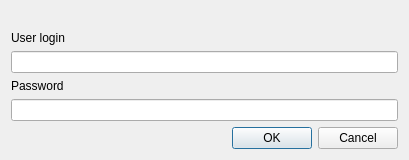
<?xml version="1.0" encoding="UTF-8"?>
<ui version="4.0">
 <class>loginDialog</class>
 <widget class="QDialog" name="loginDialog">
  <property name="geometry">
   <rect>
    <x>0</x>
    <y>0</y>
    <width>409</width>
    <height>160</height>
   </rect>
  </property>
  <property name="windowTitle">
   <string>Login dialog</string>
  </property>
  <layout class="QVBoxLayout" name="verticalLayout_3">
   <item>
    <widget class="QLabel" name="labelMsg">
     <property name="sizePolicy">
      <sizepolicy hsizetype="Preferred" vsizetype="Expanding">
       <horstretch>0</horstretch>
       <verstretch>0</verstretch>
      </sizepolicy>
     </property>
     <property name="text">
      <string/>
     </property>
    </widget>
   </item>
   <item>
    <layout class="QVBoxLayout" name="verticalLayout_2">
     <item>
      <widget class="QLabel" name="label">
       <property name="text">
        <string>User login</string>
       </property>
       <property name="buddy">
        <cstring>editUser</cstring>
       </property>
      </widget>
     </item>
     <item>
      <widget class="QLineEdit" name="editUser"/>
     </item>
    </layout>
   </item>
   <item>
    <layout class="QVBoxLayout" name="verticalLayout">
     <item>
      <widget class="QLabel" name="label_2">
       <property name="text">
        <string>Password</string>
       </property>
       <property name="buddy">
        <cstring>editPassword</cstring>
       </property>
      </widget>
     </item>
     <item>
      <widget class="QLineEdit" name="editPassword">
       <property name="echoMode">
        <enum>QLineEdit::Password</enum>
       </property>
      </widget>
     </item>
    </layout>
   </item>
   <item>
    <spacer name="verticalSpacer">
     <property name="orientation">
      <enum>Qt::Vertical</enum>
     </property>
     <property name="sizeHint" stdset="0">
      <size>
       <width>20</width>
       <height>0</height>
      </size>
     </property>
    </spacer>
   </item>
   <item>
    <widget class="QDialogButtonBox" name="buttonBox">
     <property name="orientation">
      <enum>Qt::Horizontal</enum>
     </property>
     <property name="standardButtons">
      <set>QDialogButtonBox::Cancel|QDialogButtonBox::Ok</set>
     </property>
    </widget>
   </item>
  </layout>
 </widget>
 <resources/>
 <connections>
  <connection>
   <sender>buttonBox</sender>
   <signal>accepted()</signal>
   <receiver>loginDialog</receiver>
   <slot>accept()</slot>
   <hints>
    <hint type="sourcelabel">
     <x>257</x>
     <y>150</y>
    </hint>
    <hint type="destinationlabel">
     <x>157</x>
     <y>274</y>
    </hint>
   </hints>
  </connection>
  <connection>
   <sender>buttonBox</sender>
   <signal>rejected()</signal>
   <receiver>loginDialog</receiver>
   <slot>reject()</slot>
   <hints>
    <hint type="sourcelabel">
     <x>325</x>
     <y>150</y>
    </hint>
    <hint type="destinationlabel">
     <x>286</x>
     <y>274</y>
    </hint>
   </hints>
  </connection>
 </connections>
</ui>
